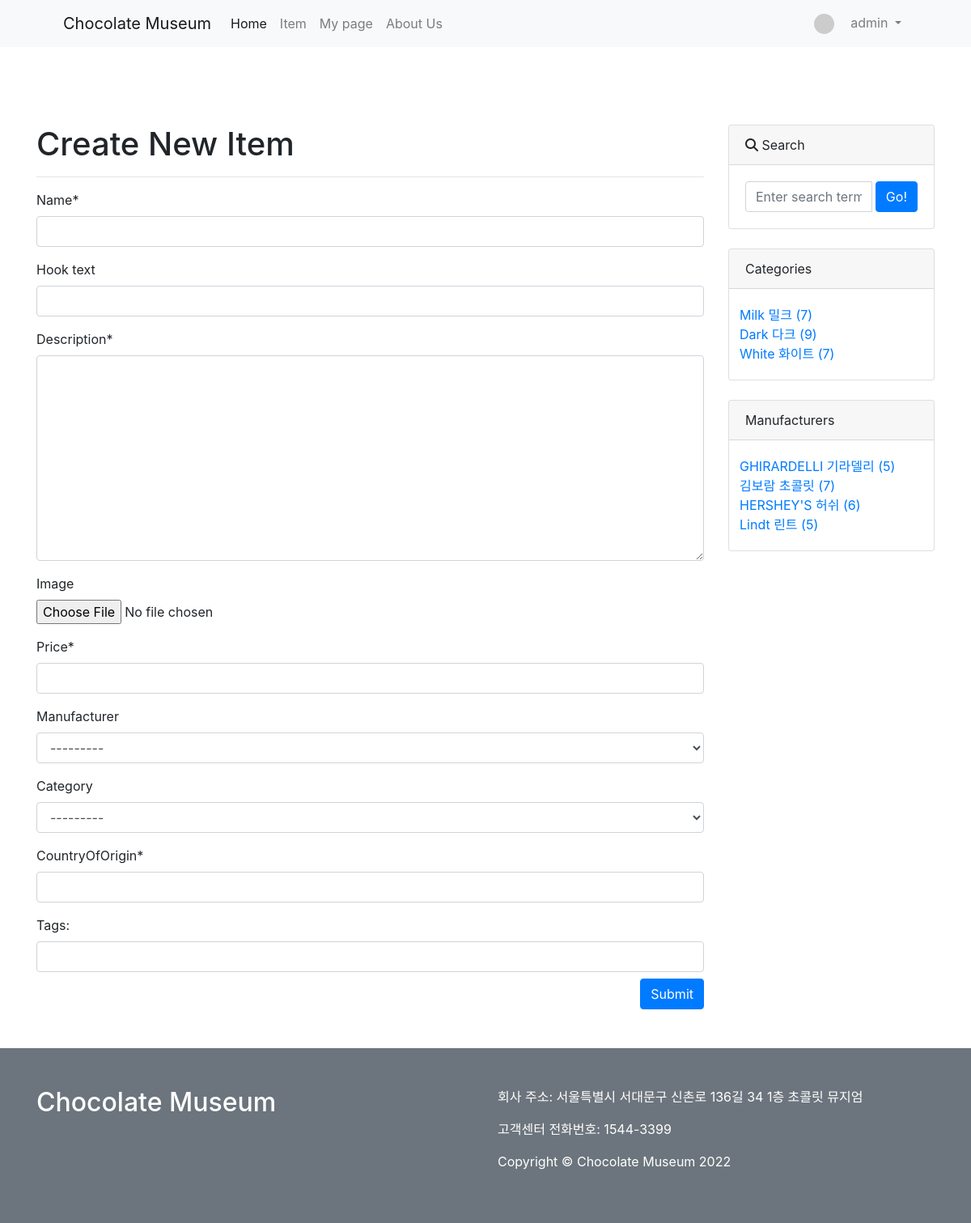
Page /mall/create_item/ (signed in) on the committed database.
### mall/models.py (models this page shows)
class Manufacturer(models.Model):
    name = models.CharField(max_length=30)              # 허쉬, 기라델리...
    CEO = models.CharField(max_length=20)
    address = models.CharField(max_length=80)
    contact_number = models.CharField(max_length=20)
    logo_image = models.ImageField(upload_to='mall/images/', blank=True)
    description = models.TextField(blank=True)
    def __str__(self):
        return self.name
    def get_absolute_url(self):
        return f'/mall/manufacturer/{self.pk}/'

class Category(models.Model):
    name = models.CharField(max_length=50, unique=True)  # 밀크, 다크, 화이트
    slug = models.SlugField(max_length=200, unique=True, allow_unicode=True)
    def __str__(self):
        return self.name
    def get_absolute_url(self):                             # 카테고리부분
        return f'/mall/category/{self.slug}'
    class Meta:                                               # 카테고리부분
        verbose_name_plural = 'Categories'

### mall/views.py (the view, shortened to what this page needs)
# urls.py: path('create_item/', views.ItemCreate.as_view()),
class ItemCreate(LoginRequiredMixin, UserPassesTestMixin, CreateView):
    model = Item
    fields = ['name', 'hook_text', 'description', 'image', 'price', 'manufacturer', 'category', 'countryOfOrigin'] # , 'tags' 태그 구분 딜리미터 , ; 만 씀.
    def test_func(self):
        return self.request.user.is_superuser or self.request.user.is_staff
    def get_context_data(self, *, object_list=None, **kwargs):
        context = super(ItemCreate, self).get_context_data()
        context['categories'] = Category.objects.all()                                   # 카테고리부분 사이드바 내용 위해 추가해줌.
        context['no_category_item_count'] = Item.objects.filter(category=None).count
        context['manufacturers'] = Manufacturer.objects.all()
        return context

### mall/templates/mall/item_form.html (shortened to what this page needs)
{% extends 'mall/base.html' %}
{% load crispy_forms_tags %}
{% block main_area %}
  <h1>Create New Item</h1>
  <hr>
  <form method="post" enctype="multipart/form-data">
      {{form | crispy}}
      <div id="div_id_tags_str">
        <label for="id_tags">Tags:</label>
        <input type="text" id="id_tags" name="tags_str"
          class="textinput textInput form-control">
      </div>
    <button type="submit" class="btn btn-primary float-right mt-2">Submit</button>
  </form>
{% endblock %}

### mall/templates/mall/navbar.html (shortened to what this page needs)
{% load socialaccount %}
{% load static %}
        <nav class="navbar navbar-expand-lg navbar-light bg-light">
            <div class="container px-4 px-lg-5">
                <a class="navbar-brand" href="/">Chocolate Museum</a>
                <div class="collapse navbar-collapse" id="navbarSupportedContent">
                    <ul class="navbar-nav me-auto mb-2 mb-lg-0 ms-lg-4">
                        <li class="nav-item">
                            <a class="nav-link active" href="/">Home</a>
                        </li>
                        <li class="nav-item">
                            <a class="nav-link" href="/mall/">Item</a>
                        </li>
                        {% if user.is_authenticated %}
                        <li class="nav-item">
                            <a class="nav-link" href="/mall/my_page/">My page</a>
                        </li>
                        {% endif %}
                        <li class="nav-item">
                            <a class="nav-link" href="/about_us/">About Us</a>
                        </li>
                    </ul>
                    <ul class="navbar-nav ml-auto">
                        {% if user.is_authenticated %}
                        <li class="nav-item dropdown">
                          <a class="nav-link dropdown-toggle" href="#" id="navbarDropdownMenuLink" role="button" data-toggle="dropdown" aria-haspopup="true" aria-expanded="false">
                            {% if user.socialaccount_set.all.0.get_avatar_url %}
                            <img class="rounded-circle mr-3" src="{{user.socialaccount_set.all.0.get_avatar_url}}" width="25px">
                            {% else %}
                            <img class="rounded-circle mr-3" src="https://dummyimage.com/50x50/ced4da/6c757d.jpg" width="25px">
                            {% endif %}
                            {{ user.username }}
                          </a>
                        </li>
                        {% else %}
                        <li class="nav-item">
                          <a class="nav-link" href="#"  data-toggle="modal" data-target="#loginModal">LogIn</a>
                        </li>
                        {% endif %}
                    </ul>
                </div>
            </div>
        </nav>

### mall/templates/mall/sidebar.html (shortened to what this page needs)
                              <div class="card mb-4">
                                  <div class="card-header"><i class="fa-solid fa-magnifying-glass"></i> Search</div>
                                    <div class="card-body">
                                        <div class="input-group">
                                            <input id="search-input" class="form-control" type="text" placeholder="Enter search term..." aria-label="Enter search term..." aria-describedby="button-search" />
                                            <button class="btn btn-primary ml-1" id="button-search" type="button" onclick="searchItem()">Go!</button>
                                        </div>
                                    </div>
                              </div>
                              <div class="card mb-4" id='category-card'>
                                  <div class="card-header">Categories</div>
                                  <div class="card-body">
                                      <div class="row">
                                              <ul class="list-unstyled mb-0 ml-2">
                                                  {% for c in categories %}
                                                    <li><a href="{{c.get_absolute_url}}">{{c}} ({{c.item_set.count}})</a></li>
                                                  {% endfor %}
                                              </ul>
                                      </div>
                                  </div>
                              </div>
                              <div class="card mb-4" id='manufacturer-card'>
                                  <div class="card-header">Manufacturers</div>
                                  <div class="card-body">
                                      <div class="row">
                                              <ul class="list-unstyled mb-0 ml-2">
                                                  {% for m in manufacturers %}
                                                    <li><a href="{{m.get_absolute_url}}">{{m}} ({{m.item_set.count}})</a></li>
                                                  {% endfor %}
                                              </ul>
                                      </div>
                                  </div>
                              </div>

### rows in the picture
Manufacturer: name "GHIRARDELLI 기라델리", item_set.count "5"
Category: name "Milk 밀크", item_set.count "7"
Category: name "Dark 다크", item_set.count "9"
Category: name "White 화이트", item_set.count "7"
Manufacturer: name "김보람 초콜릿", item_set.count "7"
Manufacturer: name "HERSHEY'S 허쉬", item_set.count "6"
Manufacturer: name "Lindt 린트", item_set.count "5"

### other values in the picture
{{ user.username }} "admin"
